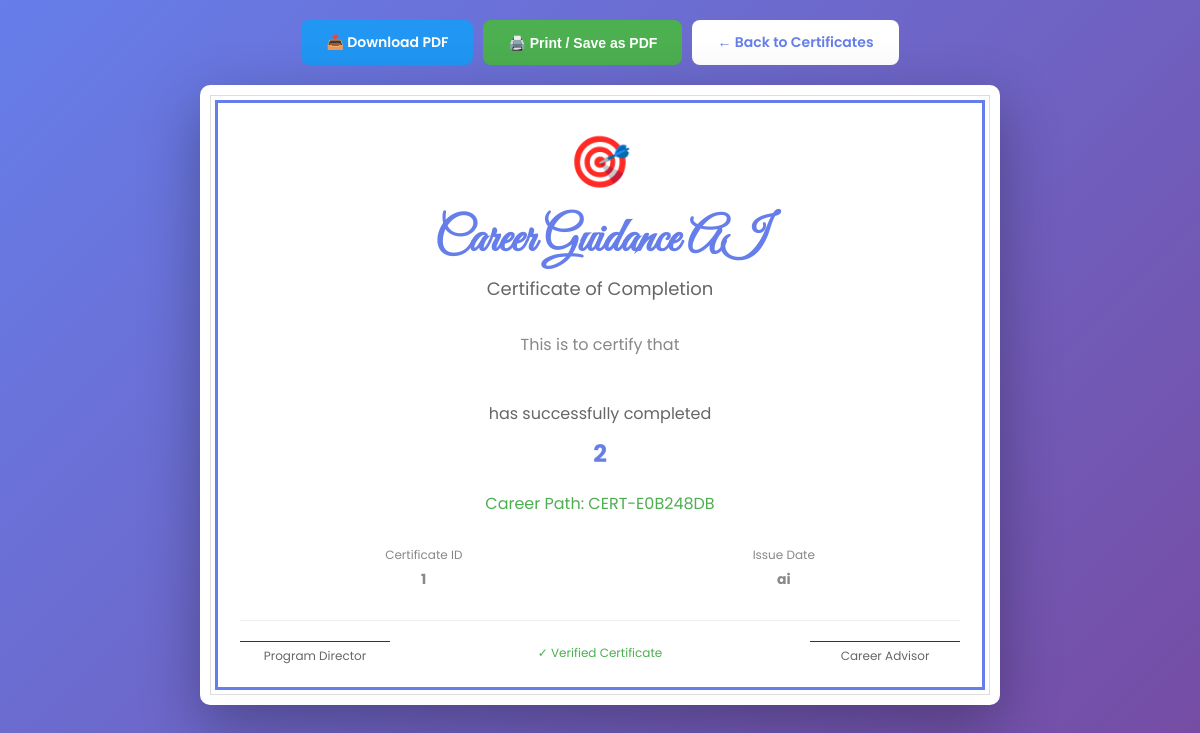
Page /certificate/1 on the committed database.
### tables this page shows
CREATE TABLE certificates
                (id INTEGER PRIMARY KEY AUTOINCREMENT,
                 user_id INTEGER,
                 certificate_id TEXT UNIQUE,
                 course_name TEXT,
                 career_path TEXT,
                 issue_date TIMESTAMP DEFAULT CURRENT_TIMESTAMP,
                 FOREIGN KEY(user_id) REFERENCES users(id));

### app.py (the view)
@app.route('/certificate/<int:cert_id>')
def certificate_view(cert_id):
    conn = sqlite3.connect('database.db')
    c = conn.cursor()
    c.execute('SELECT * FROM certificates WHERE id = ?', (cert_id,))
    certificate = c.fetchone()
    conn.close()
    if certificate:
        return render_template('certificate_view.html', certificate=certificate)
    else:
        flash('Certificate not found')
        return redirect(url_for('certificates'))

### app.py (called while the page is built)
@app.context_processor
def inject_translations():
    lang = session.get('lang', 'en')
    return dict(t=get_all_texts(lang), current_lang=lang)

### translations.py (called while the page is built)
def get_all_texts(lang='en'):
    return TRANSLATIONS.get(lang, TRANSLATIONS['en'])

### templates/certificate_view.html (shortened to what this page needs)
<!DOCTYPE html>
<html lang="en">
<head>
</head>
<body>
    <div class="actions">
        <a href="/certificate/download/{{ certificate[0] }}" class="btn btn-download">📥 Download PDF</a>
        <button class="btn btn-print" onclick="window.print()">🖨️ Print / Save as PDF</button>
        <a href="/certificates" class="btn">← Back to Certificates</a>
    </div>
    <div class="certificate">
        <div class="logo">🎯</div>
        <h1 class="title">Career Guidance AI</h1>
        <p class="subtitle">Certificate of Completion</p>
        <p class="presented">This is to certify that</p>
        <p class="completion">has successfully completed</p>
        <h3 class="course">{{ certificate[1] }}</h3>
        <p class="career">Career Path: {{ certificate[2] }}</p>
        <div class="details">
            <div class="detail-item">
                <span class="detail-label">Certificate ID</span>
                <strong>{{ certificate[0] }}</strong>
            </div>
            <div class="detail-item">
                <span class="detail-label">Issue Date</span>
                <strong>{{ certificate[3] }}</strong>
            </div>
        </div>
        <div class="footer">
            <div class="signature">
                <div class="sig-line"></div>
                <p class="sig-title">Program Director</p>
            </div>
            <div class="verified">
                ✓ Verified Certificate
            </div>
            <div class="signature">
                <div class="sig-line"></div>
                <p class="sig-title">Career Advisor</p>
            </div>
        </div>
    </div>
</body>
</html>

### templates/certificate_view.html (style rules this page uses)
* { margin: 0; padding: 0; box-sizing: border-box; }
body { font-family: 'Poppins', sans-serif; background: linear-gradient(135deg, #667eea 0%, #764ba2 100%); min-height: 100vh; padding: 20px; }
.actions { max-width: 800px; margin: 0 auto 20px; display: flex; gap: 10px; justify-content: center; }
.btn { padding: 12px 25px; background: white; color: #667eea; border: none; border-radius: 8px; font-size: 14px; font-weight: 600; cursor: pointer; text-decoration: none; display: inline-block; }
.btn-print { background: #4caf50; color: white; }
.btn-download { background: #2196f3; color: white; }
.certificate { max-width: 800px; margin: 0 auto; background: white; padding: 40px; border-radius: 10px; box-shadow: 0 20px 60px rgba(0,0,0,0.3); text-align: center; position: relative; overflow: hidden; }
.certificate::before { content: ''; position: absolute; top: 0; left: 0; right: 0; bottom: 0; border: 3px solid #667eea; margin: 15px; pointer-events: none; }
.certificate::after { content: ''; position: absolute; top: 10px; left: 10px; right: 10px; bottom: 10px; border: 1px solid #ddd; pointer-events: none; }
.logo { font-size: 50px; margin-bottom: 10px; }
.title { font-family: 'Great Vibes', cursive; font-size: 48px; color: #667eea; margin-bottom: 5px; }
.subtitle { font-size: 18px; color: #666; margin-bottom: 30px; }
.presented { font-size: 16px; color: #888; margin-bottom: 10px; }
.completion { font-size: 16px; color: #666; margin-bottom: 10px; }
.course { font-size: 24px; font-weight: 700; color: #667eea; margin-bottom: 20px; }
.career { font-size: 16px; color: #4caf50; margin-bottom: 30px; }
.details { display: flex; justify-content: space-around; margin-bottom: 30px; color: #888; font-size: 14px; }
.detail-item { text-align: center; }
.detail-label { display: block; font-size: 12px; margin-bottom: 5px; }
.footer { margin-top: 30px; padding-top: 20px; border-top: 1px solid #eee; display: flex; justify-content: space-between; align-items: center; }
.signature { text-align: center; }
.sig-line { width: 150px; border-top: 1px solid #333; margin: 0 auto 5px; }
.sig-title { font-size: 12px; color: #666; }
.verified { color: #4caf50; font-size: 12px; }

### rows in the picture
certificates: user "2", certificate "CERT-E0B248DB", id "1", course_name "ai"
